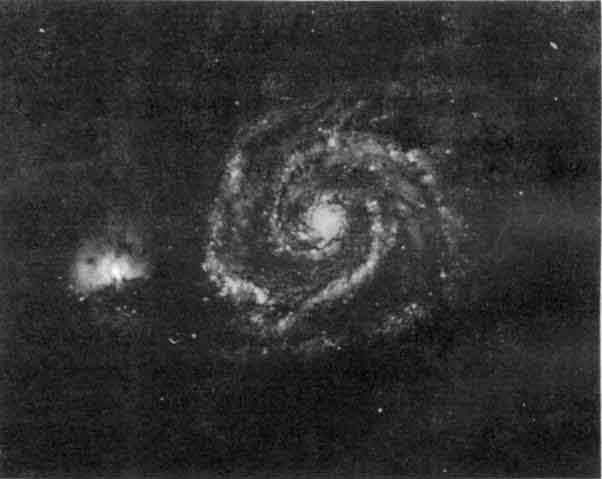
#> input picture OpenCV/res/habo.jpeg, 602 x 479 px
$ python 37-1-moon.py
#> lines starting #> are read from the running program, lines starting #| are printed output that depends on the picture; after the words box and inside, x2 and y2 are one past the last pixel; in counts of white or black regions, pixels touching at a corner belong together
import cv2
import numpy as np

moon = cv2.imread("res/habo.jpeg", 0)
#> moon is the input picture: shape (479, 602); min 0, max 255, mean 47.8
row, column = moon.shape
#> row = 479; column = 602
moon_f = np.copy(moon)
moon_f = moon_f.astype("float")

two = np.zeros((row, column))

for x in range(1, row - 1):
    for y in range(1, column - 1):
        two[x, y] = moon_f[x + 1, y] \
                    + moon_f[x - 1, y] \
                    + moon_f[x, y + 1] \
                    + moon_f[x, y - 1] \
                    - 4 * moon_f[x, y]
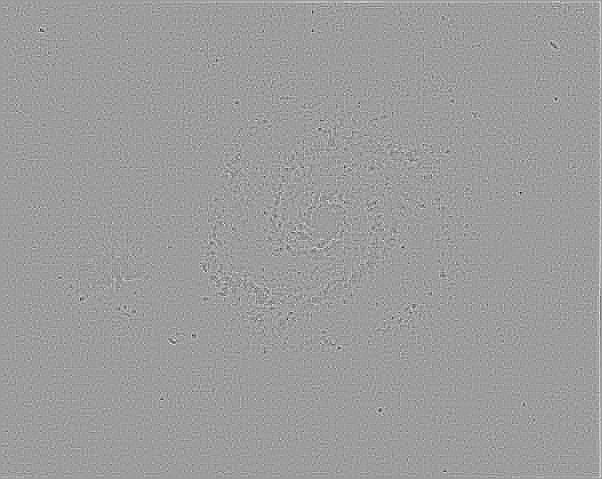
#> two: shape (479, 602) float64; min -203, max 127, mean 0.2; drawn with min black and max white

cv2.imshow("tow", two)
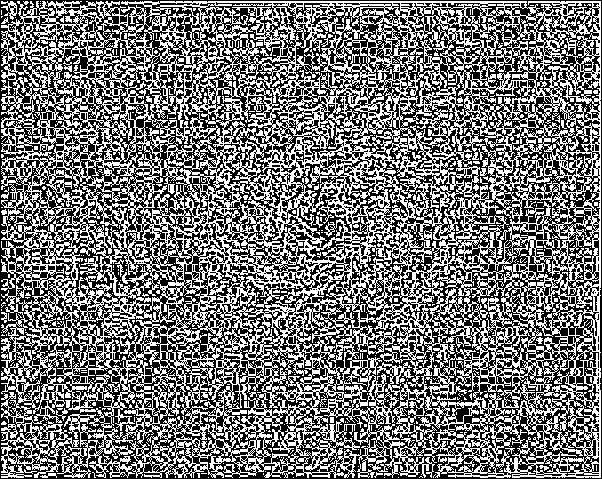
#> window 'tow': shape (479, 602); 45.8% white in thin lines or dots
sharp = moon_f - two
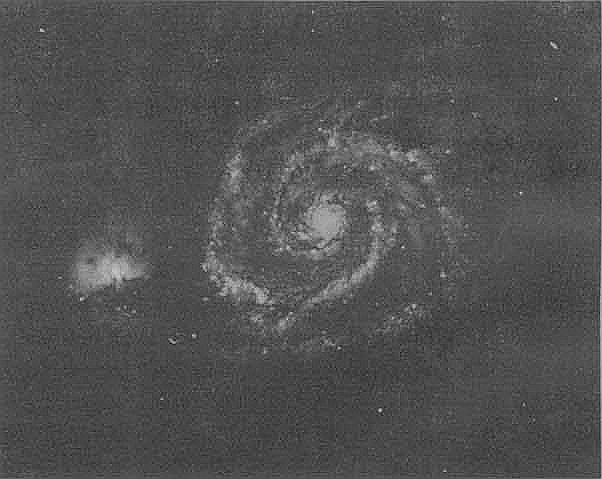
#> sharp: shape (479, 602) float64; min -110, max 382, mean 47.6; drawn with min black and max white
sharp = np.where(sharp < 0, 0, np.where(sharp > 255, 255, sharp))
sharp = sharp.astype("uint8")

cv2.imshow("moon", moon)
cv2.imshow("sharp", sharp)
cv2.waitKey()
cv2.destroyAllWindows()
